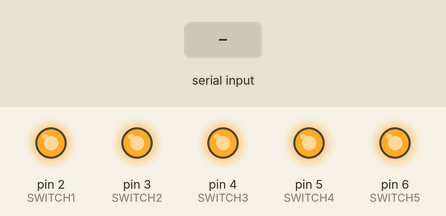
This sketch was run on a simulated Arduino Uno, built with avr-gcc and run on an emulated ATmega328P. On the bench: output pins drawn as LEDs (lit = HIGH). Inputs (shaded band) come from the test bench. What the sketch prints to the serial monitor is not drawn.

Above: at 1.3 s.
1.4 s: "S90\n" received over Serial
At 1.8 s:
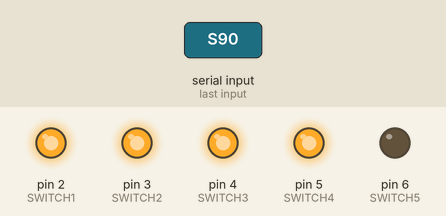
Timing chart, 0 to 4.4 s (numbered marks = the images above; inputs shaded):
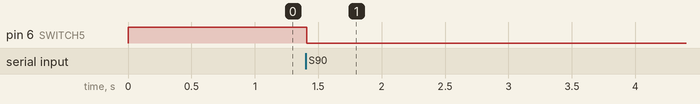

The sketch:

OpenATS_Switcher.ino
```cpp
/*
/                             OpenATS Switcher v1.0
/
/    该项目为建设OpenATS天线射频链路切换系统搭建(build for my OpenATS earth station)
/
/
/
/                                                     <------L-band
/       SDR --------------------------->SWITCH5(PIN6)
/                                                     <------S-band
/
/       SDR1    ------>                                              <------ C-band
/                        SWITCH1(PIN2)---------------SWITCH2(PIN3)
/    DVB-CARD1  ------>                                              <------ X-band
/
/
/       SDR2    ------>                                              <------ Ku-band
/                        SWITCH3(PIN4)---------------SWITCH4(PIN5)
/    DVB-CARD2  ------>                                              <------ Ka-band
/
/   默认开关不通电状态(default):  DVB-CARD1 --- > C-band,   DVB-CARD2 ---> Ku-band  SDR--->L-band
/   低电平触发(Low Leavel Trigger)
/   Arduino
/
/  mode_a:
/    100  DVB->C
/    101  DVB->X
/    110  SDR->C
/    111  SDR->X
/   mode_b:
/    200  DVB->KU
/    201  DVB->KA
/    210  SDR->KU
/    211  SDR->KA
/   mode_c:
/      0  SDR->L
/      1  SDR->S
/
*/

#include <stdio.h>
#include <string.h>

#define SWITCH1 2
#define SWITCH2 3
#define SWITCH3 4
#define SWITCH4 5
#define SWITCH5 6

/*
 * This is backup options
 * 备份设置，当继电器电路板出现问题时，可远程烧写代码切换到第二个继电器板
#define SWITCH1 8
#define SWITCH2 9
#define SWITCH3 10
#define SWITCH4 11
#define SWITCH5 12
*/

int mode_a = 100;   //DVB->C
int mode_b = 200;   //DVB->KU
int mode_c = 0;     //SDR->L

void setup()
{
    Serial.begin(115200);

    pinMode(SWITCH1,OUTPUT);
    digitalWrite(SWITCH1,HIGH);         //all default off
    pinMode(SWITCH2,OUTPUT);
    digitalWrite(SWITCH2,HIGH);
    pinMode(SWITCH3,OUTPUT);
    digitalWrite(SWITCH3,HIGH);
    pinMode(SWITCH4,OUTPUT);
    digitalWrite(SWITCH4,HIGH);
    pinMode(SWITCH5,OUTPUT);
    digitalWrite(SWITCH5,HIGH);

    help();
}

void help()
{
    Serial.println("************************************************************");
    Serial.println("                   OpenATS Switcher v1.0        ");
    Serial.println("                                         www.openats.cn");
    Serial.println("       Send : 'Device Band' [S : SDR   D : DVB_CARD]");
    Serial.println("");
    Serial.println("          S C  : SDR --> C-band");
    Serial.println("          S X  : SDR --> X-band");
    Serial.println("          S KU : SDR --> Ku-band");
    Serial.println("          S KA : SDR --> Ka-band");
    Serial.println("");
    Serial.println("          D C  : DVB_CARD --> C-band");
    Serial.println("          D X  : DVB_CARD --> X-band");
    Serial.println("          D KU : DVB_CARD --> Ku-band");
    Serial.println("          D KA : DVB_CARD --> Ka-band");
    Serial.println("");
    //Serial.println("          S/s  : SDR --> S-band");
    //Serial.println("          L/l  : SDR --> L-band");
    Serial.println("");
    Serial.println("          R/r  : Reset to default: D->C, D->Ku");
    Serial.println("          H/h  : This HELP");
    Serial.println("");
    Serial.println("************************************************************");
    status();
}

void status()
{                                                         //返回当前状态
    Serial.println("STATUS:");

    if(mode_c == 0)
    {
        Serial.println("                                / <-----  L-band   ");
        Serial.println("        SDR  ------------------/ ");
        Serial.println("                                  <-----  S-band   ");
    }else{
        Serial.println("                                  <-----  L-band   ");
        Serial.println("        SDR  ------------------\\");
        Serial.println("                                \\ <-----   S-band   ");
    }
    Serial.println("");
    Serial.println("");
    Serial.println("");
    Serial.println("");

    Serial.println("        SDR1 ------>               <------ C-band");
    if(mode_a == 100)
    {
        Serial.println("                                /       ");
        Serial.println("                       --------         ");
        Serial.println("                      /                  ");
    }else if(mode_a == 101){
        Serial.println("                                    ");
        Serial.println("                       ---------         ");
        Serial.println("                      /         \\       ");
    }else if(mode_a == 110){
        Serial.println("                      \\         /      ");
        Serial.println("                       ---------         ");
        Serial.println("                                 ");
    }else if(mode_a == 111){
        Serial.println("                      \\                 ");
        Serial.println("                       ---------         ");
        Serial.println("                                \\       ");
    }
    Serial.println("        DVB1 ------>               <------ X-band");
    Serial.println("");
    Serial.println("");
    //Serial.println("============================================================");
    Serial.println("");
    Serial.println("");
    Serial.println("        SDR2 ------>               <------ Ku-band");
    if(mode_b == 200)
    {
        Serial.println("                                /       ");
        Serial.println("                       ---------         ");
        Serial.println("                      /         ");
    }else if(mode_b == 201){
        Serial.println("                                 ");
        Serial.println("                       ---------         ");
        Serial.println("                      /         \\       ");
    }else if(mode_b == 210){
        Serial.println("                      \\         /      ");
        Serial.println("                       ---------         ");
        Serial.println("                                 ");
    }else if(mode_b == 211){
        Serial.println("                      \\                 ");
        Serial.println("                       ---------         ");
        Serial.println("                                \\       ");
    }
    Serial.println("        DVB2 ------>               <------ Ka-band");
    Serial.println("############################################################");
}


//主程序循环
void loop()
{
    String usbdata = "";
    char a[5]={0};
    char b[5]={0};

    //usb串口的数据格式例子：
    //
    //接收串口数据，将串口字符串数据，传递给usbdata变量
    while (Serial.available() > 0){
        usbdata += char(Serial.read());
        delay(2);
    }


    if(usbdata.length() > 1 && usbdata.startsWith("S") || usbdata.startsWith("s"))           //SDR
    {
        const char *usb = usbdata.c_str();                       //将string数据转成字符串数据
        //Serial.println(usb);
        sscanf(usb,"%s %s",&a, &b);
        if(strcmp(b,"C") == 0 || strcmp(b,"c") == 0)             //SDR-->C-BAND
        {
            digitalWrite(SWITCH1,LOW);                           //switch1 通电激活
            digitalWrite(SWITCH2,HIGH);                          //switch2 不通电激活
            //Serial.println("[SDR1-->C-band   switch1 on, switch2 off]");
            mode_a = 110;
            status();
        }else if(strcmp(b,"X") == 0 || strcmp(b,"x") == 0){      //SDR-->X-BAND
            digitalWrite(SWITCH1,LOW);                           //switch1 通电激活
            digitalWrite(SWITCH2,LOW);                           //switch2 通电激活
            //Serial.println("[SDR1-->X-band   switch1 on, switch2 on]");
            mode_a = 111;
            status();
        }else if(strcmp(b,"KU") == 0 || strcmp(b,"Ku") == 0 || strcmp(b,"ku") == 0){      //SDR-->Ku-BAND
            digitalWrite(SWITCH3,LOW);                           //switch3 通电激活
            digitalWrite(SWITCH4,HIGH);                          //switch4 不通电激活
            //Serial.println("[SDR2-->Ku-band  switch3 on, switch4 off]");
            mode_b = 210;
            status();
        }else if(strcmp(b,"KA") == 0 || strcmp(b,"Ka") == 0 || strcmp(b,"ka") == 0){      //SDR-->Ka-BAND
            digitalWrite(SWITCH3,LOW);                           //switch3 通电激活
            digitalWrite(SWITCH4,LOW);                           //switch4 通电激活
            //Serial.println("[SDR2-->Ka-band  switch3 on, switch4 on]");
            mode_b = 211;
            status();
        }
        else{
            digitalWrite(SWITCH5,LOW);
            mode_c = 1;
            status();
        }
    }
    else if(usbdata.length() > 1 && usbdata.startsWith("D") || usbdata.startsWith("d"))      //DVB-CARD
    {
        const char *usb = usbdata.c_str();                        //将string数据转成字符串数据
        //Serial.println(usb);
        sscanf(usb,"%s %s",&a, &b);
        if(strcmp(b,"C") == 0 || strcmp(b,"c") == 0)              //DVB-->C-BAND
        {
            digitalWrite(SWITCH1,HIGH);                           //switch1 off
            digitalWrite(SWITCH2,HIGH);                           //switch2 off
            //Serial.println("[DVB1-->C-band   switch1 off, switch2 on]");
            mode_a = 100;
            status();
        }else if(strcmp(b,"X") == 0 || strcmp(b,"x") == 0){       //DVB-->X-BAND
            digitalWrite(SWITCH1,HIGH);                           //switch1 off
            digitalWrite(SWITCH2,LOW);                            //switch2 on
            //Serial.println("[DVB1-->X-band   switch1 off, switch2 off]");
            mode_a = 101;
            status();
        }else if(strcmp(b,"KU") == 0 || strcmp(b,"Ku") == 0 || strcmp(b,"ku") == 0){     //DVB-->KU-BAND
            digitalWrite(SWITCH3,HIGH);                           //switch3 off
            digitalWrite(SWITCH4,HIGH);                           //switch4 off
            //Serial.println("[DVB2-->Ku-band  switch3 off, switch4 off]");
            mode_b = 200;
            status();
        }else if(strcmp(b,"KA") == 0 || strcmp(b,"Ka") == 0 || strcmp(b,"ka") == 0){     //DVB-->KA-BAND
            digitalWrite(SWITCH3,HIGH);                           //switch3 off
            digitalWrite(SWITCH4,LOW);                            //switch4 on
            //Serial.println("[DVB2-->Ka-band  switch3 off, switch4 on]");
            mode_b = 201;
            status();
        }
    }
    else if(usbdata.length() > 0 && usbdata.startsWith("H") || usbdata.startsWith("h"))  //help
        help();
    else if(usbdata.length() > 0 && usbdata.startsWith("R") || usbdata.startsWith("r"))  //back to default
    {
        digitalWrite(SWITCH1,HIGH);
        digitalWrite(SWITCH2,HIGH);
        digitalWrite(SWITCH3,HIGH);
        digitalWrite(SWITCH4,HIGH);
        digitalWrite(SWITCH5,HIGH);
        mode_a = 100;
        mode_b = 200;
        mode_c = 0;
        status();
    }
    else if(usbdata.length() > 0 && usbdata.startsWith("L") || usbdata.startsWith("l"))  //L band
    {
        digitalWrite(SWITCH5,HIGH);
        mode_c = 0;
        status();
    }
    else if(usbdata.length() > 0)
        status();
}
//END
```

Measured:
- after the input at 1.4 s, pin 6 (SWITCH5): HIGH → LOW at once
